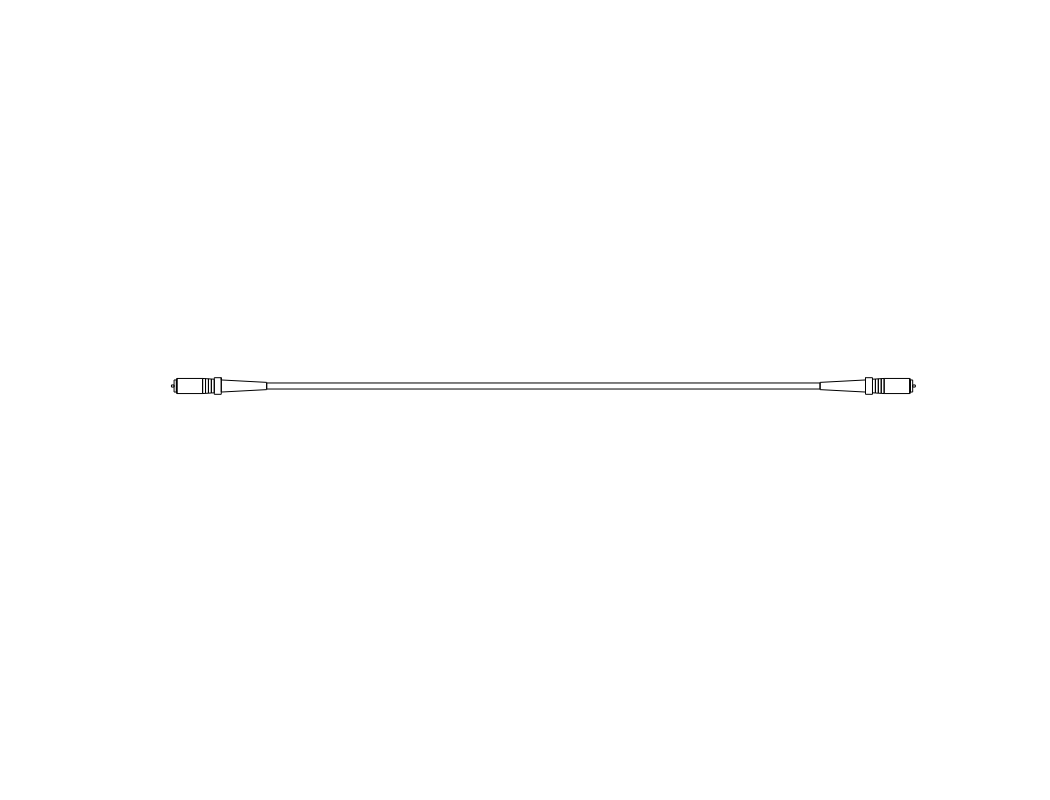

This chart was generated by the following MATLAB code:
## Author: Dan <Dan@DESKTOP-696LEN4>
## Created: 2020-11-20

% Jumper drawing generation test file
% This file should draw a simple SC-SC jumper and export as a pdf

% set up canvas
% ANSI "A" size paper, landscape, 279.4 mm x 315.9 mm
% scale = 1:1
figure;
hold on;
orient('landscape');
axis([-139.7 139.7 -107.95 107.95], 'off');

% define coordinates to draw an SC connector
SC1_x = [0 0 15.6 15.6 18 18 22 30.8 31 31.8 31.8 32.7 32.7 32.7 31.8 31.8 31.8 31 31 31 30.8 30.8 30.8 22 22 22 21 21 21 20 20 20 19 19 19 18 18 18 15.6 15.6 15.6 0 0];
SC1_y = [0 1.2 2 2.75 2.75 2.25 2.5 2.5 2 2 0.35 0.35 0 -0.35 -0.35 0.35 -2 -2 2 -2 -2.5 2.5 -2.5 -2.5 2.5 -2.5 -2.438 2.438 -2.438 -2.375 2.375 -2.375 -2.313 2.313 -2.313 -2.25 2.25 -2.75 -2.75 2.75 -2.0 -1.2 0];

% set location to draw first SC connector
SC1_x = SC1_x + 95;

% draw the first SC connector (color = black)
plot(SC1_x, SC1_y, 'k');

% set location to draw second SC connector
SC1_x = -SC1_x;

% draw the second SC connector (color = black)
plot(SC1_x, SC1_y, 'k');

% define cable drawing points
cbl_X = [95 95 -95 -95 95];
cbl_Y = [1 -1 -1 1 1];

% draw the cable 
plot(cbl_X,cbl_Y,'k');

% print to pdf
print sctest.pdf;

